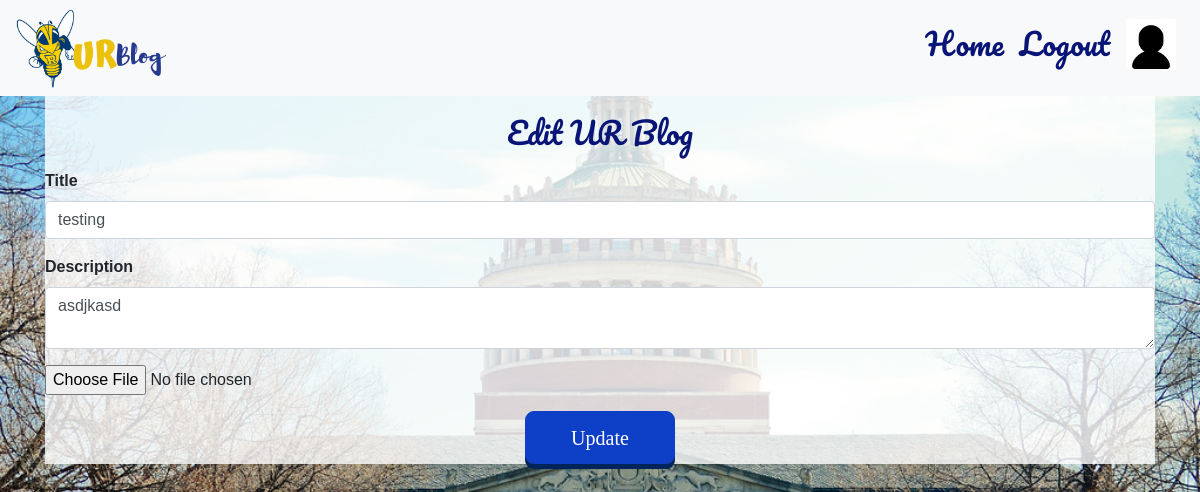
/EditPost/1 (signed in), run on the app's committed database.
### backend.py (models this page shows)
class User(db.Model, UserMixin):
    __tablename__ = "Users"
    id = db.Column(db.Integer, primary_key=True, autoincrement=True)
    email = db.Column(db.String(120), unique=True, nullable=False)
    username = db.Column(db.String(15), unique=True, nullable = False)
    full_name = db.Column(db.String(128), nullable = False)
    bio = db.Column(db.String(1024))
    class_year = db.Column(db.String(10))
    password = db.Column(db.String(60), nullable=False)
    otp_secret = db.Column(db.Integer, nullable=True)
    picture = db.Column(db.String(20), nullable=False, default='default.jpg')
    posts = db.relationship('Post', backref='author_of_post', lazy=True)
    comments = db.relationship('Comment', backref='author_of_comment', lazy=True)

class Post(db.Model):
    __tablename__ = "Posts"
    id = db.Column(db.Integer, primary_key=True, autoincrement = True)
    title = db.Column(db.String(50), nullable = False)
    description = db.Column(db.String(128))
    time = db.Column(db.DateTime)
    picture = db.Column(db.String(50), nullable = True)
    user_id = db.Column(db.Integer, db.ForeignKey('Users.id'), nullable=False)
    comments = db.relationship('Comment', backref='post_of_comment', lazy=True)

### backend.py (the view)
@app.route("/EditPost/<int:pid>", methods=['GET', 'POST'])
def EditPost(pid):
    form = UpdatePostForm()
    post = Post.query.filter_by(id=pid).first()
    if form.validate_on_submit():
        if form.picture.data:
            picture_file = save_picture(form.picture.data)
            post.picture = picture_file
        post.title = form.title.data
        post.description = form.description.data
        db.session.commit()
        flash('Your post has been updated!', 'success')
        return redirect(url_for('view_post', pid=pid))
    elif request.method == 'GET':
        form.title.data = post.title
        form.description.data = post.description
    logged_in = checklogin()
    return render_template("EditPost.html", form=form, logged_in=logged_in, post=post)

### backend.py
class UpdatePostForm(FlaskForm):
    title = StringField("Title", validators=[InputRequired()])
    description = TextAreaField("Description", validators=[InputRequired()])
    picture = FileField('Picture', validators=[FileAllowed(['jpg', 'png'])])
    submit = SubmitField("Update")

### backend.py (called while the page is built)
@login.user_loader
def load_user(id):
    return User.query.get(int(id))

def checklogin():
    if current_user.is_authenticated:
        return True
    else:
        return False

### templates/EditPost.html (shortened to what this page needs)
{% import "bootstrap/wtf.html" as wtf %}
{%  extends "Header.html" %}
{% block content %}
    <html>
        <body class="body-create">
            <div class="container">
                    <div id = "create">
                            <form action ="/EditPost/{{post.id}}" method ="Post" id="blogform" enctype="multipart/form-data">
                                <h1 class="header-login-signup" style="text-align: center"> Edit UR Blog</h1>
                                <div class="form-group">
                                    {{wtf.form_field(form.title)}}
                                </div>
                                <div class="form-group">
                                    {{wtf.form_field(form.description)}}
                                </div>
                                <div class = "form-group">
                                    {{form.picture}}
                                </div>
                                <div>
                                    {{wtf.form_field(form.submit, class ="btn btn-light btn-block btn-lg", id = "startBtn")}}
                                </div>
                            </form>
                    </div>
            </div>
        </body>
    </html>
    {% endblock %}

### templates/Header.html (shortened to what this page needs)
<!DOCTYPE html>
<html lang="en">
<head>
	<link rel="stylesheet" href="/static/mero.css">
	<link rel="stylesheet" href="https://stackpath.bootstrapcdn.com/bootstrap/4.3.1/css/bootstrap.min.css">
  <nav class="navbar navbar-light bg-light navbar-expand-md fixed-top">
    <a href="http://localhost:5000/"><img class="logo" src="/static/images/logo.png"></a>
    <div class="collapse navbar-collapse " id="forDisplay">
      <ul class="navbar-nav ml-auto">
        {% if logged_in %}
          <a class="nav-link" href="http://localhost:5000/">Home</a>
          <a class="nav-link" href="http://localhost:5000/logout">Logout</a>
          <a class="nav-link" href="http://localhost:5000/profile"><img class ="logo1" id="nav_img" src="/static/user_pictures/{{current_user.picture}}"></a>
        {% else %}
          <a class="nav-link" href="http://localhost:5000/">Home</a>
          <a class="nav-link" href="http://localhost:5000/login">Login</a>
          <a class="nav-link" href="http://localhost:5000/signup">SignUp</a>
        {% endif %}
      </ul>
    </div>
  </nav>
</head>
<br>
<br>
  {% block content %} {% endblock %}
</body>
<br>
</html>

### static/mero.css (style rules this page uses)
#startBtn { font-family: OpenSans; color: #FFFFFF; background-color: rgb(14, 63, 199); border: 1px solid rgb(14, 63, 199); border-radius: 0; box-shadow: 0px 5px 0px rgb(1, 36, 90); position: relative; top: 0px; transition: all ease 0.3s; display: flex; justify-content: center; text-align: center; width: 150px; height: 53px; margin:0 auto; border-radius: 9px; }
.btn { line-height: 100px; height: 100px; text-align: center; width: 700px; cursor: pointer; }
html, body { height: 80%; font-weight: 100; }
body { background: #030321; font-family: Arial; }
form { text-align: center; }
.logo { width: 150px; padding-top: -0x; }
.logo1 { width: 80px; padding-top: -0x; }
.nav-link { padding-top:-100px; }
.navbar { font-family: 'Pacifico', cursive; display: block; font-size: 30px; }
.navbar .navbar-nav a { color: rgb(9, 20, 119) !important; }
.header-login-signup { font-family: 'Pacifico', cursive; display: block; font-size: 30px; padding-top: 10px; padding-bottom: 10px; color: rgb(9, 20, 119); }
.form-group { text-align:left !important; }
.body-create { background-image: url("images/Library.jpg"); background-repeat: no-repeat; background-size: cover; }
#create { position: relative; padding-top: 50px !important; padding-bottom:0px; margin-top: 7px !important; background-color: rgb(255, 255, 255, 0.8) !important; text-align: center; margin-bottom: 2px !important; width: 100%; height:200%; }
.form-group { font-family: Verdana, Geneva, Tahoma, sans-serif; font-weight: bold; }

### templates/Header.html (style rules this page uses)
#nav_img { height: 50px; width: 50px; position:relative; top:-5px; }

### data on the page
User: picture (placeholder picture)
Post: title "testing", description "asdjkasd"
